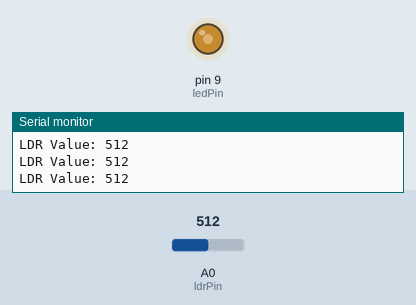
Recording of a sketch running on a simulated Arduino Uno, built with avr-gcc and run on an emulated ATmega328P. On the bench: output pins drawn as LEDs (lit = HIGH), the last lines printed to the serial monitor. The test bench sets the inputs (shaded band); at power-on: A0 (ldrPin) = 512.

Above: at 1.2 s.
1.3 s: A0 (ldrPin) set to 306
At 2.5 s:
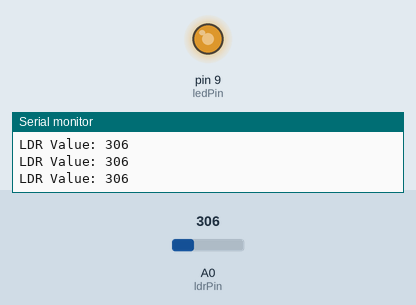
2.9 s: A0 (ldrPin) set to 122
At 3.8 s:
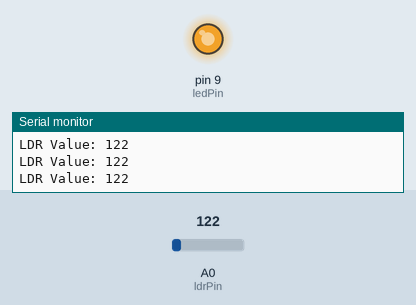
4.5 s: A0 (ldrPin) set to 900
At 5.2 s:
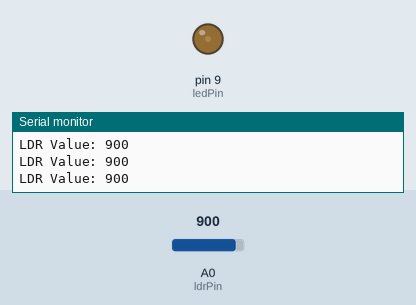
6.1 s: A0 (ldrPin) set to 1023
At 6.5 s:
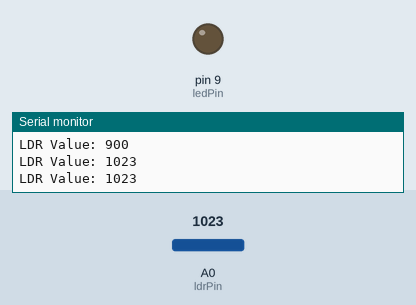
7.7 s: A0 (ldrPin) set to 511
At 9.1 s:
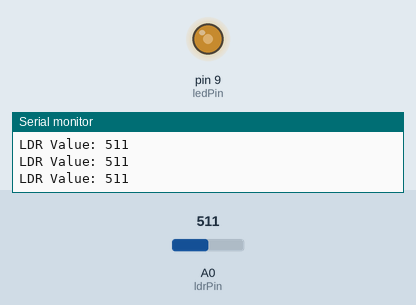
Timing chart, 0 to 10.3 s (numbered marks = the images above; inputs shaded):
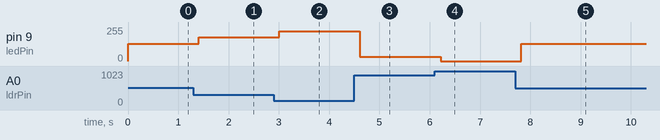

The sketch:

LDR_Brightness_Controller.ino
```cpp
int ldrPin = A0;
int ledPin = 9;
int ldrValue = 0;
int ledBrightness = 0;

void setup() {
  pinMode(ledPin, OUTPUT);
  Serial.begin(9600);
}

void loop() {
  ldrValue = analogRead(ldrPin);

  ledBrightness = map(ldrValue, 0, 1023, 255, 0);

  analogWrite(ledPin, ledBrightness);

  Serial.print("LDR Value: ");
  Serial.println(ldrValue);

  delay(200);
}
```

Measured:
- after the input at 1.3 s, pin 9 (ledPin): 128/255 → 179/255 after 0.10 s
- after the input at 2.9 s, pin 9 (ledPin): 179/255 → 225/255 after 0.11 s
- after the input at 4.5 s, pin 9 (ledPin): 225/255 → 31/255 after 0.11 s
- after the input at 6.1 s, pin 9 (ledPin): 31/255 → 0/255 after 0.11 s
- after the input at 7.7 s, pin 9 (ledPin): 0/255 → 128/255 after 0.12 s
